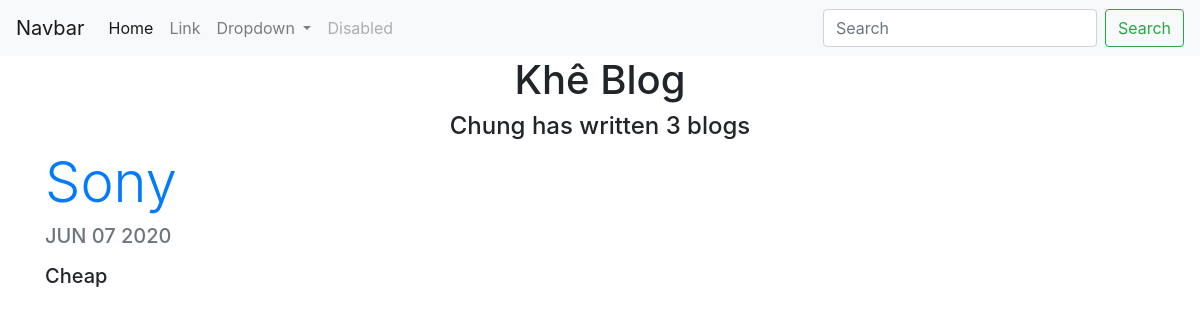
Page /blog/3/ on the committed database.
### blog/models.py (models this page shows, shortened)
class Blog(models.Model):
    title = models.CharField(max_length = 100, blank = True)
    description = models.CharField(max_length = 150)
    date = models.DateField(datetime.date.today)
    url = models.URLField(blank = True)

### blog/views.py (the view)
# urls.py: path('<int:blog_id>/', views.detail, name = 'detail'),
def detail(request, blog_id):
    blogs = Blog.objects.order_by('-date')
    blog = get_object_or_404(Blog, pk = blog_id) #primary key
    return render(request, 'blog/detail.html', {'blog':blog, 'blogs':blogs})

### blog/templates/blog/detail.html
{% extends "portfolio/base.html" %}
    {% block content %}
        <h1 class="container text-center ">Khê Blog</h1>
        <h4 class="container text-center">Chung has written {{ blogs.count }} blog{{ blogs.count|pluralize }}</h4>
        <div class="container">
            <h4 class="display-4 text-primary"><a href="{% url 'blog:detail' blog.id %}">{{blog.title}}</a></h4>
            <h5 class="blockquote text-muted">{{ blog.date|date:'M d Y'|upper }}</h5>
            <h5 class="blockquote">{{ blog.description }}</h5>
        </div><br>
    {% endblock %}

### rows in the picture
Blog: title "Sony", date "JUN 07 2020", description "Cheap"

### other values in the picture
{{ blogs.count }} "3"
